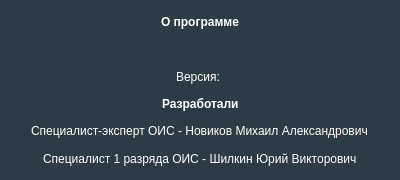
<?xml version="1.0" encoding="UTF-8"?>
<ui version="4.0">
 <class>aboutWindow</class>
 <widget class="QWidget" name="aboutWindow">
  <property name="geometry">
   <rect>
    <x>0</x>
    <y>0</y>
    <width>400</width>
    <height>180</height>
   </rect>
  </property>
  <property name="windowTitle">
   <string>О программе</string>
  </property>
  <property name="windowIcon">
   <iconset resource="../resources.qrc">
    <normaloff>:/assets/info.png</normaloff>:/assets/info.png</iconset>
  </property>
  <property name="styleSheet">
   <string notr="true">color: white;
background-color: rgb(45, 59, 68);</string>
  </property>
  <layout class="QVBoxLayout" name="verticalLayout">
   <item>
    <layout class="QHBoxLayout" name="horizontalLayout_6">
     <item>
      <spacer name="horizontalSpacer_6">
       <property name="orientation">
        <enum>Qt::Horizontal</enum>
       </property>
       <property name="sizeHint" stdset="0">
        <size>
         <width>40</width>
         <height>20</height>
        </size>
       </property>
      </spacer>
     </item>
     <item>
      <widget class="QLabel" name="label">
       <property name="font">
        <font>
         <bold>true</bold>
        </font>
       </property>
       <property name="text">
        <string>О программе</string>
       </property>
      </widget>
     </item>
     <item>
      <spacer name="horizontalSpacer_7">
       <property name="orientation">
        <enum>Qt::Horizontal</enum>
       </property>
       <property name="sizeHint" stdset="0">
        <size>
         <width>40</width>
         <height>20</height>
        </size>
       </property>
      </spacer>
     </item>
    </layout>
   </item>
   <item>
    <layout class="QHBoxLayout" name="horizontalLayout">
     <item>
      <spacer name="horizontalSpacer_10">
       <property name="orientation">
        <enum>Qt::Horizontal</enum>
       </property>
       <property name="sizeHint" stdset="0">
        <size>
         <width>40</width>
         <height>20</height>
        </size>
       </property>
      </spacer>
     </item>
     <item>
      <widget class="QLabel" name="poLabel">
       <property name="text">
        <string/>
       </property>
      </widget>
     </item>
     <item>
      <spacer name="horizontalSpacer">
       <property name="orientation">
        <enum>Qt::Horizontal</enum>
       </property>
       <property name="sizeHint" stdset="0">
        <size>
         <width>40</width>
         <height>20</height>
        </size>
       </property>
      </spacer>
     </item>
    </layout>
   </item>
   <item>
    <layout class="QHBoxLayout" name="horizontalLayout_2">
     <item>
      <spacer name="horizontalSpacer_9">
       <property name="orientation">
        <enum>Qt::Horizontal</enum>
       </property>
       <property name="sizeHint" stdset="0">
        <size>
         <width>40</width>
         <height>20</height>
        </size>
       </property>
      </spacer>
     </item>
     <item>
      <widget class="QLabel" name="versionLabel">
       <property name="text">
        <string>Версия: </string>
       </property>
      </widget>
     </item>
     <item>
      <spacer name="horizontalSpacer_2">
       <property name="orientation">
        <enum>Qt::Horizontal</enum>
       </property>
       <property name="sizeHint" stdset="0">
        <size>
         <width>40</width>
         <height>20</height>
        </size>
       </property>
      </spacer>
     </item>
    </layout>
   </item>
   <item>
    <layout class="QHBoxLayout" name="horizontalLayout_3">
     <item>
      <spacer name="horizontalSpacer_8">
       <property name="orientation">
        <enum>Qt::Horizontal</enum>
       </property>
       <property name="sizeHint" stdset="0">
        <size>
         <width>40</width>
         <height>20</height>
        </size>
       </property>
      </spacer>
     </item>
     <item>
      <widget class="QLabel" name="label_4">
       <property name="font">
        <font>
         <bold>true</bold>
        </font>
       </property>
       <property name="text">
        <string>Разработали</string>
       </property>
      </widget>
     </item>
     <item>
      <spacer name="horizontalSpacer_3">
       <property name="orientation">
        <enum>Qt::Horizontal</enum>
       </property>
       <property name="sizeHint" stdset="0">
        <size>
         <width>40</width>
         <height>20</height>
        </size>
       </property>
      </spacer>
     </item>
    </layout>
   </item>
   <item>
    <layout class="QHBoxLayout" name="horizontalLayout_4">
     <item>
      <spacer name="horizontalSpacer_11">
       <property name="orientation">
        <enum>Qt::Horizontal</enum>
       </property>
       <property name="sizeHint" stdset="0">
        <size>
         <width>40</width>
         <height>20</height>
        </size>
       </property>
      </spacer>
     </item>
     <item>
      <widget class="QLabel" name="label_5">
       <property name="text">
        <string>Специалист-эксперт ОИС - Новиков Михаил Александрович</string>
       </property>
      </widget>
     </item>
     <item>
      <spacer name="horizontalSpacer_4">
       <property name="orientation">
        <enum>Qt::Horizontal</enum>
       </property>
       <property name="sizeHint" stdset="0">
        <size>
         <width>40</width>
         <height>20</height>
        </size>
       </property>
      </spacer>
     </item>
    </layout>
   </item>
   <item>
    <layout class="QHBoxLayout" name="horizontalLayout_5">
     <item>
      <spacer name="horizontalSpacer_12">
       <property name="orientation">
        <enum>Qt::Horizontal</enum>
       </property>
       <property name="sizeHint" stdset="0">
        <size>
         <width>40</width>
         <height>20</height>
        </size>
       </property>
      </spacer>
     </item>
     <item>
      <widget class="QLabel" name="label_6">
       <property name="text">
        <string>Специалист 1 разряда ОИС - Шилкин Юрий Викторович</string>
       </property>
      </widget>
     </item>
     <item>
      <spacer name="horizontalSpacer_5">
       <property name="orientation">
        <enum>Qt::Horizontal</enum>
       </property>
       <property name="sizeHint" stdset="0">
        <size>
         <width>40</width>
         <height>20</height>
        </size>
       </property>
      </spacer>
     </item>
    </layout>
   </item>
  </layout>
 </widget>
 <resources>
  <include location="../resources.qrc"/>
 </resources>
 <connections/>
</ui>
